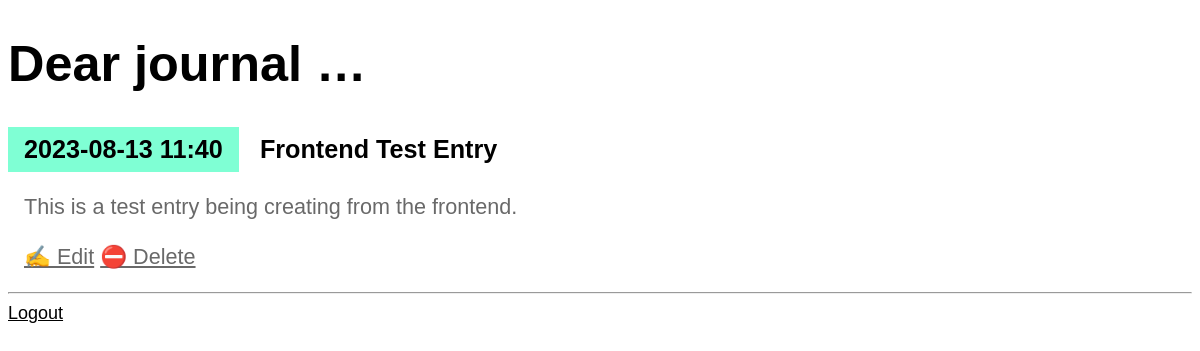
The page /entry/2 (signed in) on the database its author committed.
### entries/models.py (models this page shows, shortened)
class Entry(models.Model):
    title = models.CharField(max_length=200)
    content = models.TextField()
    date_created = models.DateTimeField(default=timezone.now)
    class Meta:
        verbose_name_plural = "Entries"

### entries/views.py (the view)
class EntryDetailView(LockedView, DetailView):
    model = Entry

### entries/templates/entries/entry_detail.html
{% extends "entries/base.html" %}
{% block content %}
    <article>
        <h2>{{ entry.date_created|date:'Y-m-d H:i' }}</h2>
        <h3>{{ entry.title }}</h3>
        <p>{{ entry.content }}</p>
    </article>
    <p>
        <a href="{% url 'entry-update' entry.id %}">✍️ Edit</a>
        <a href="{% url 'entry-delete' entry.id %}">⛔ Delete</a>
    </p>
{% endblock %}

### entries/static/css/diary.css (style rules this page uses)
* { box-sizing: border-box; }
body { font-family: sans-serif; font-size: 18px; }
a { color: inherit; }
h2, h3 { font-size: 1.4em; margin: 0; display: inline-block; padding: 0.5rem 1rem; vertical-align: top; }
h2 { background-color: aquamarine; }
article { margin-bottom: 0.5rem; }
p { font-size: 1.2em; padding-left: 1rem; line-height: 1.3em; max-width: 36rem; color: dimgray; }

### rows shown on the page
Entry: date_created "2023-08-13 11:40", title "Frontend Test Entry", content "This is a test entry being creating from the frontend."
